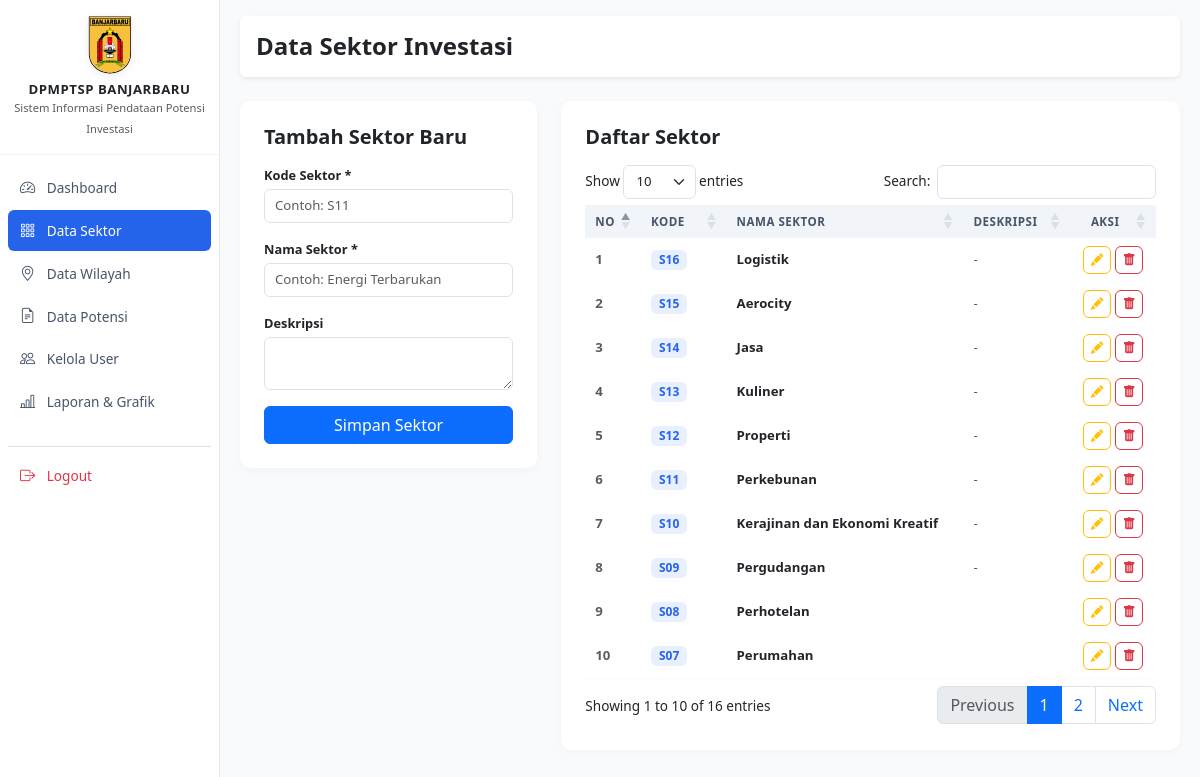
Page /admin/sektor.php (signed in) on the committed database.
### tables this page shows
CREATE TABLE `sektor` (
  `id_sektor` int unsigned NOT NULL AUTO_INCREMENT,
  `kode_sektor` varchar(10) NOT NULL,
  `nama_sektor` varchar(150) NOT NULL,
  `deskripsi` text,
  `status` tinyint(1) NOT NULL DEFAULT '1',
  `created_at` timestamp NULL DEFAULT CURRENT_TIMESTAMP,
  `updated_at` timestamp NULL DEFAULT CURRENT_TIMESTAMP ON UPDATE CURRENT_TIMESTAMP,
  PRIMARY KEY (`id_sektor`),
  UNIQUE KEY `kode_sektor` (`kode_sektor`),
  UNIQUE KEY `nama_sektor` (`nama_sektor`)
);

### admin/sektor.php (the view, shortened to what this page needs)
<?php
require_once '../config/database.php';
$sektor = $pdo->query("SELECT * FROM sektor ORDER BY id_sektor DESC")->fetchAll();
?>
<!DOCTYPE html>
<html lang="id">
<head>
</head>
<body>
<div class="wrapper">
    <?php require_once '../includes/sidebar.php'; ?>
    <div id="content">
       <div class="d-flex justify-content-between align-items-center mb-4 bg-white p-3 rounded shadow-sm">
         <h4 class="m-0 fw-bold">Data Sektor Investasi</h4>
       </div>
        <div class="row">
            <?php if ($can_edit_data): ?>
            <div class="col-md-4">
                <div class="card card-modern p-4">
                    <h5 class="fw-bold mb-3">Tambah Sektor Baru</h5>
                    <form method="POST">
                        <div class="mb-3">
                            <label class="form-label">Kode Sektor *</label>
                            <input type="text" name="kode_sektor" class="form-control" required placeholder="Contoh: S11">
                        </div>
                        <div class="mb-3">
                            <label class="form-label">Nama Sektor *</label>
                            <input type="text" name="nama_sektor" class="form-control" required placeholder="Contoh: Energi Terbarukan">
                        </div>
                        <div class="mb-3">
                            <label class="form-label">Deskripsi</label>
                            <textarea name="deskripsi" class="form-control" rows="2"></textarea>
                        </div>
                        <button type="submit" name="tambah_sektor" class="btn btn-primary w-100">Simpan Sektor</button>
                    </form>
                </div>
            </div>
            <?php endif; ?>
            <div class="<?= $can_edit_data ? 'col-md-8' : 'col-md-12' ?>">
                <div class="card card-modern p-4">
                    <h5 class="fw-bold mb-3">Daftar Sektor</h5>
                    <div class="table-responsive">
                        <table id="tableSektor" class="table table-modern align-middle w-100">
                            <thead>
                                <tr>
                                    <th width="5%">No</th>
                                    <th width="15%">Kode</th>
                                    <th>Nama Sektor</th>
                                    <th>Deskripsi</th>
                                    <?php if ($can_edit_data): ?>
                                        <th class="text-center" width="15%">Aksi</th>
                                    <?php endif; ?>
                                </tr>
                            </thead>
                            <tbody>
                                <?php $no=1; foreach ($sektor as $s): ?>
                                <tr>
                                    <td class="fw-semibold text-muted"><?= $no++ ?></td>
                                    <td><span class="badge badge-soft-primary px-2 py-1"><?= htmlspecialchars($s['kode_sektor']) ?></span></td>
                                    <td class="fw-bold text-dark"><?= htmlspecialchars($s['nama_sektor']) ?></td>
                                    <td class="text-muted"><?= htmlspecialchars($s['deskripsi'] ?? '-') ?></td>
                                    <?php if ($can_edit_data): ?>
                                    <td class="text-center">
                                        <div class="d-flex gap-1 justify-content-center">
                                            <button class="btn btn-sm btn-outline-warning btn-action btn-edit"
                                                    data-id="<?= $s['id_sektor'] ?>"
                                                    data-kode="<?= htmlspecialchars($s['kode_sektor']) ?>"
                                                    data-nama="<?= htmlspecialchars($s['nama_sektor']) ?>"
                                                    data-deskripsi="<?= htmlspecialchars($s['deskripsi'] ?? '') ?>"
                                                    data-bs-toggle="modal" data-bs-target="#modalEditSektor" title="Edit">
                                                <i class="bi bi-pencil-fill"></i>
                                            </button>
                                            <a href="sektor.php?action=delete&id=<?= $s['id_sektor'] ?>" class="btn btn-sm btn-outline-danger btn-action" title="Hapus">
                                                <i class="bi bi-trash-fill"></i>
                                            </a>
                                        </div>
                                    </td>
                                    <?php endif; ?>
                                </tr>
                                <?php endforeach; ?>
                            </tbody>
                        </table>
                    </div>
                </div>
            </div>
        </div>
    </div>
</div>
</body>
</html>

### includes/sidebar.php (shortened to what this page needs)
<?php
$current_page     = basename($_SERVER['PHP_SELF']);
$user_role        = $_SESSION['role'] ?? '';
$can_manage_users = ($user_role === 'admin');
$can_edit_data    = in_array($user_role, ['admin', 'pegawai']);
?>
<link href="https://cdn.jsdelivr.net/npm/bootstrap@5.3.0/dist/css/bootstrap.min.css" rel="stylesheet">
<link href="https://cdn.jsdelivr.net/npm/bootstrap-icons@1.10.5/font/bootstrap-icons.css" rel="stylesheet">
<link rel="stylesheet" href="https://cdn.datatables.net/1.13.6/css/dataTables.bootstrap5.min.css">
<nav id="sidebar">
    <div class="sidebar-header text-center">
        <img src="../assets/img/Lambang_Kota_Banjarbaru.svg"
             alt="Logo Kota Banjarbaru"
             class="sidebar-logo mb-2"
             onerror="this.onerror=null; this.src='https://upload.wikimedia.org/wikipedia/commons/f/f6/Lambang_Kota_Banjarbaru.svg';">
        <h6 class="m-0 fw-bold text-dark" style="font-size: 0.825rem; letter-spacing: 0.5px;">DPMPTSP BANJARBARU</h6>
        <small class="text-muted" style="font-size: 0.7rem;">Sistem Informasi Pendataan Potensi Investasi</small>
    </div>
    <ul class="list-unstyled components">
        <li class="<?= $current_page === 'dashboard.php' ? 'active' : '' ?>">
            <a href="dashboard.php"><i class="bi bi-speedometer2"></i> Dashboard</a>
        </li>
        <li class="<?= $current_page === 'sektor.php' ? 'active' : '' ?>">
            <a href="sektor.php"><i class="bi bi-grid-3x3-gap"></i> Data Sektor</a>
        </li>
        <li class="<?= $current_page === 'wilayah.php' ? 'active' : '' ?>">
            <a href="wilayah.php"><i class="bi bi-geo-alt"></i> Data Wilayah</a>
        </li>
        <li class="<?= in_array($current_page, ['potensi.php', 'potensi_edit.php']) ? 'active' : '' ?>">
            <a href="potensi.php"><i class="bi bi-file-earmark-text"></i> Data Potensi</a>
        </li>
        <?php if ($can_manage_users): ?>
        <li class="<?= $current_page === 'users.php' ? 'active' : '' ?>">
            <a href="users.php"><i class="bi bi-people"></i> Kelola User</a>
        </li>
        <?php endif; ?>
        <li class="<?= $current_page === 'laporan.php' ? 'active' : '' ?>">
            <a href="laporan.php"><i class="bi bi-bar-chart-line"></i> Laporan & Grafik</a>
        </li>
        <li class="mt-4 border-top border-slate-200 pt-2">
            <a href="../auth/logout.php" class="text-danger"><i class="bi bi-box-arrow-right"></i> Logout</a>
        </li>
    </ul>
</nav>

### includes/sidebar.php (style rules this page uses)
body { min-height: 100vh; background-color: #f8fafc; font-size: 0.85rem; }
.wrapper { display: flex; width: 100%; align-items: flex-start; }
#sidebar { min-width: 220px; max-width: 220px; background: #ffffff; color: #334155; height: 100vh; position: sticky; top: 0; overflow-y: auto; z-index: 100; border-right: 1px solid #e2e8f0; }
#sidebar .sidebar-header { padding: 16px 12px; background: #ffffff; border-bottom: 1px solid #f1f5f9; }
#sidebar .sidebar-logo { width: 46px; height: auto; object-fit: contain; filter: drop-shadow(0 2px 4px rgba(0,0,0,0.08)); }
#sidebar ul.components { padding: 12px 8px; }
#sidebar ul li { margin-bottom: 2px; }
#sidebar ul li a { padding: 9px 12px; font-size: 0.85rem; display: block; color: #475569; text-decoration: none; transition: all 0.2s ease-in-out; font-weight: 500; border-radius: 6px; }
#sidebar ul li a:hover, #sidebar ul li.active > a { color: #ffffff !important; background-color: #2563eb; }
#sidebar ul li a i { margin-right: 8px; font-size: 0.95rem; }
#content { width: 100%; padding: 16px 20px; min-height: 100vh; }
.card-modern { border: none; border-radius: 10px; box-shadow: 0 2px 10px rgba(0,0,0,0.03); background: #ffffff; }
.table-modern { border-collapse: separate; border-spacing: 0 3px; margin-top: -3px; font-size: 0.825rem; }
.table-modern thead th { background-color: #f1f5f9 !important; color: #475569; font-size: 0.725rem; font-weight: 700; text-transform: uppercase; letter-spacing: 0.5px; border: none; padding: 8px 10px; }
.table-modern tbody tr { background-color: #ffffff; box-shadow: 0 1px 2px rgba(0,0,0,0.02); transition: all 0.15s ease-in-out; }
.table-modern tbody td { border: none; padding: 8px 10px; color: #334155; }
.table-modern tbody tr td:first-child { border-top-left-radius: 6px; border-bottom-left-radius: 6px; }
.table-modern tbody tr td:last-child { border-top-right-radius: 6px; border-bottom-right-radius: 6px; }
.form-control, .form-select { padding: 6px 10px; font-size: 0.825rem; border-radius: 6px; }
.form-label { font-size: 0.8rem; margin-bottom: 4px; font-weight: 600; }
.btn-sm { padding: 4px 10px; font-size: 0.8rem; }
.badge-soft-primary { background-color: rgba(37, 99, 235, 0.1); color: #2563eb; font-weight: 600; font-size: 0.75rem; }
.btn-action { width: 28px; height: 28px; padding: 0; display: inline-flex; align-items: center; justify-content: center; border-radius: 6px; font-size: 0.8rem; }

### rows in the picture
sektor: kode_sektor "S16", nama_sektor "Logistik", deskripsi "-"
sektor: kode_sektor "S15", nama_sektor "Aerocity", deskripsi "-"
sektor: kode_sektor "S14", nama_sektor "Jasa", deskripsi "-"
sektor: kode_sektor "S13", nama_sektor "Kuliner", deskripsi "-"
sektor: kode_sektor "S12", nama_sektor "Properti", deskripsi "-"
sektor: kode_sektor "S11", nama_sektor "Perkebunan", deskripsi "-"
sektor: kode_sektor "S10", nama_sektor "Kerajinan dan Ekonomi Kreatif", deskripsi "-"
sektor: kode_sektor "S09", nama_sektor "Pergudangan", deskripsi "-"
sektor: kode_sektor "S08", nama_sektor "Perhotelan"
sektor: kode_sektor "S07", nama_sektor "Perumahan"
